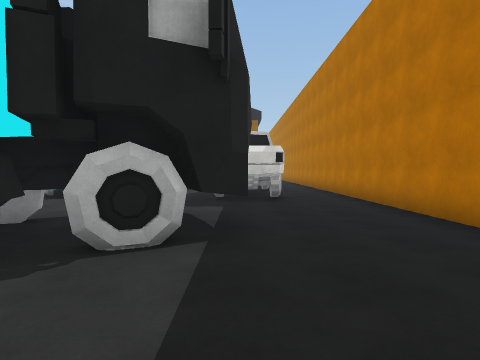
view 1 (above)

24 first-person views from a walk through a Unity game level. The camera is 1.5 m above the floor, tilts 2° down and sees 80° across. The floor is counted in squares, 2 m on a side. Each view is taken from the middle of a square. On the plan, view 1 faces up. The plan holds only what a view shows up to about 10 squares ahead; the rest is blank. The place goes on beyond the plan. Some surface patterns are stand-ins.

view 2
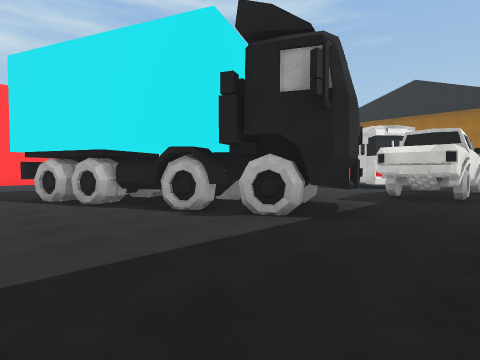

view 3
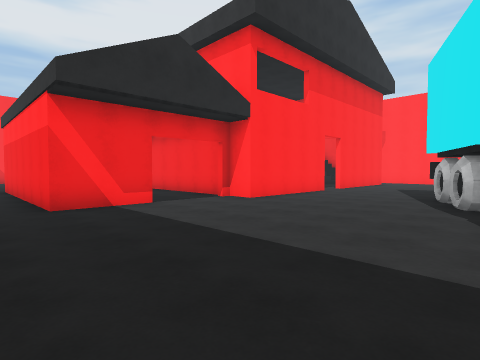

view 4
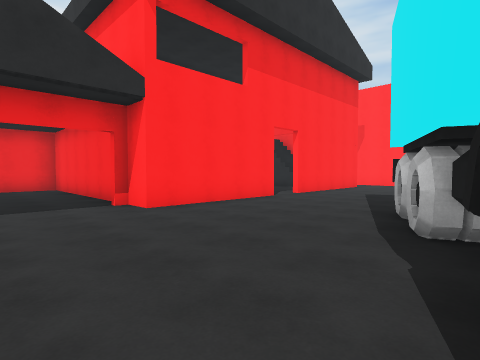

view 5
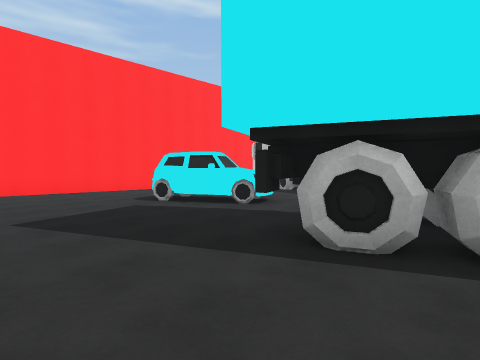

view 6
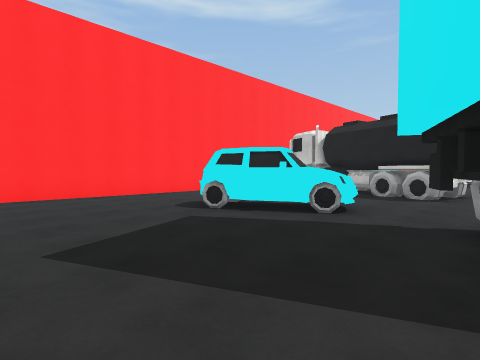

view 7
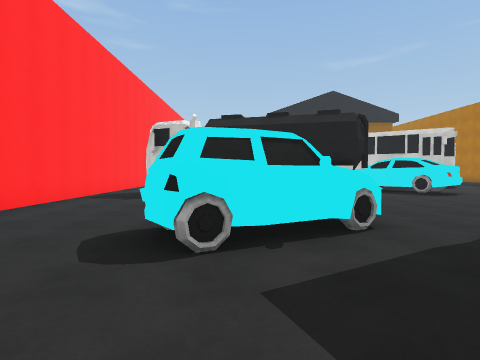

view 8
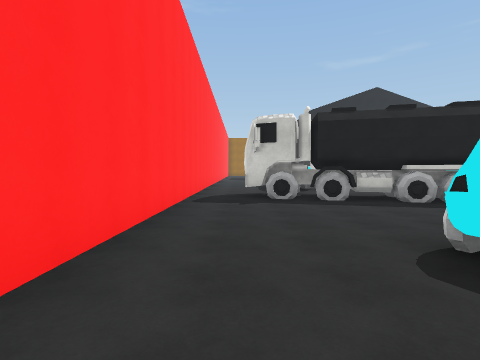

view 9
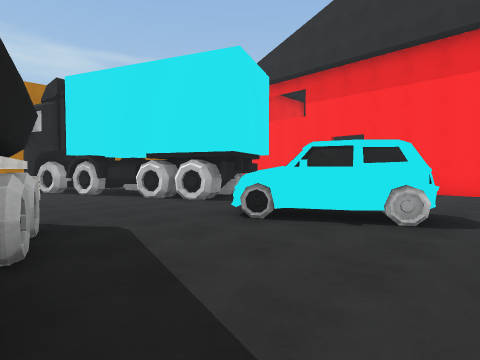

view 10
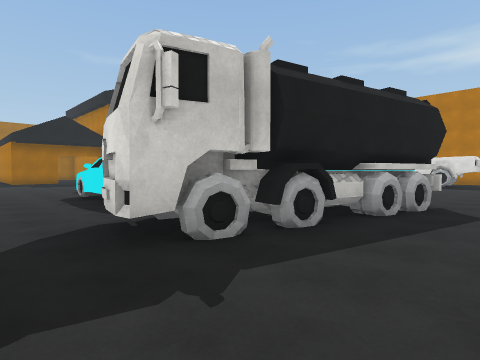

view 11
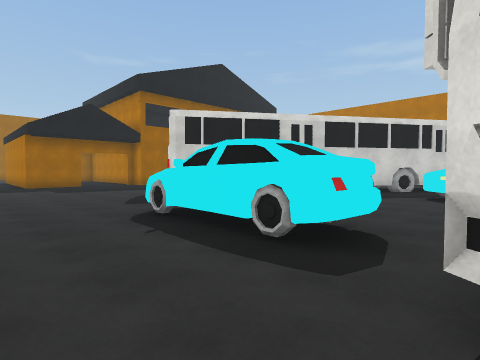

view 12
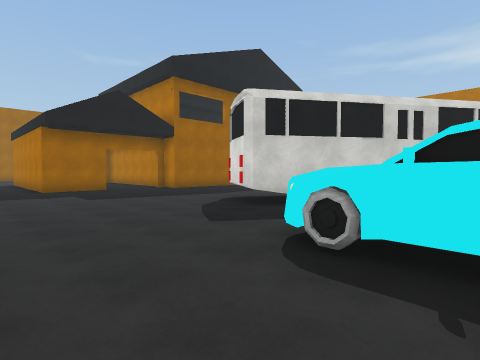

view 13
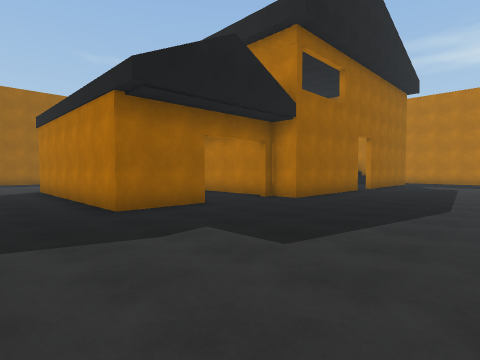

view 14
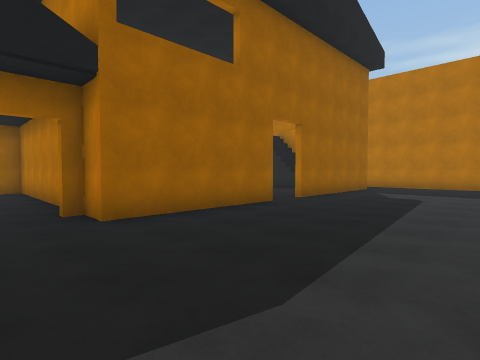

view 15
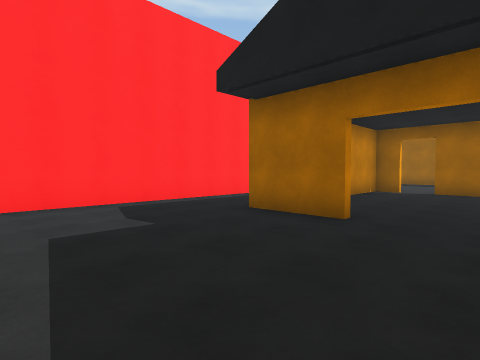

view 16
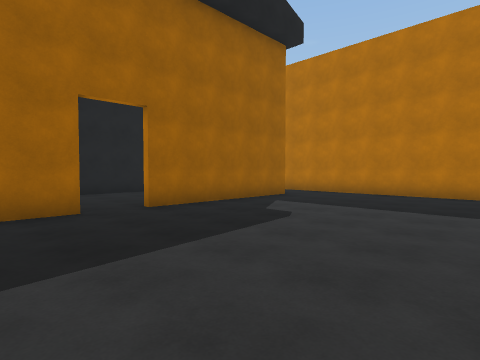

view 17
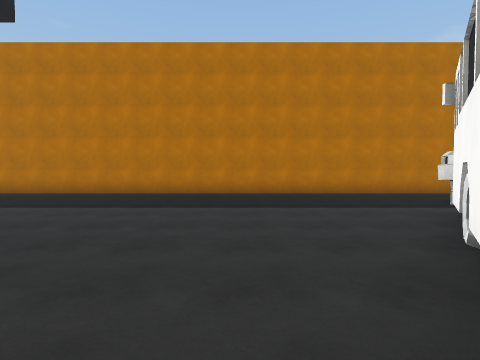

view 18
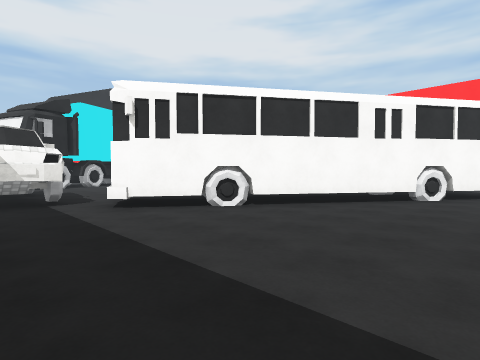

view 19
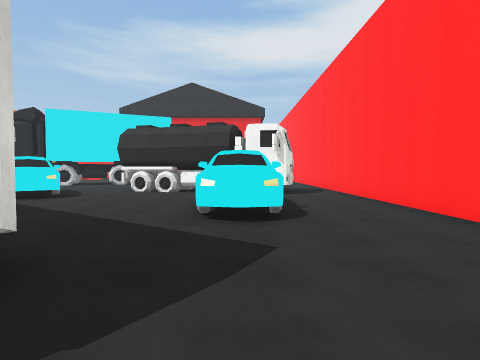

view 20
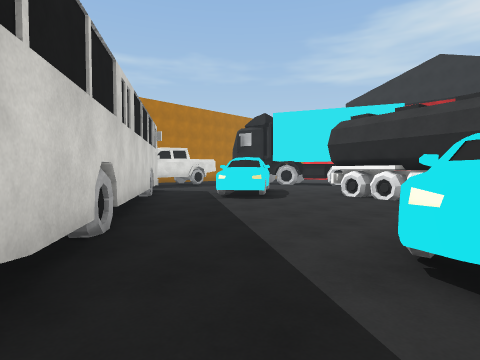

view 21
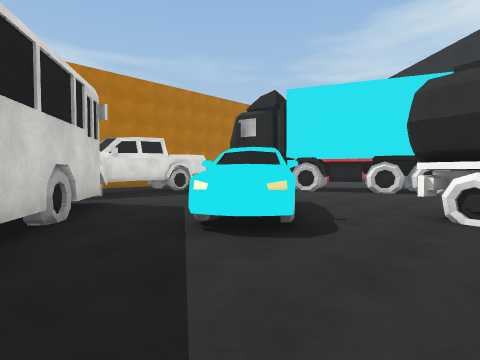

view 22
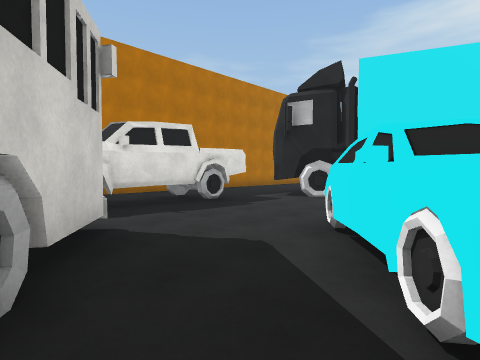

view 23
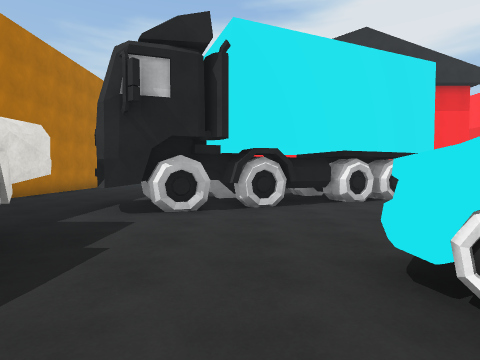

view 24
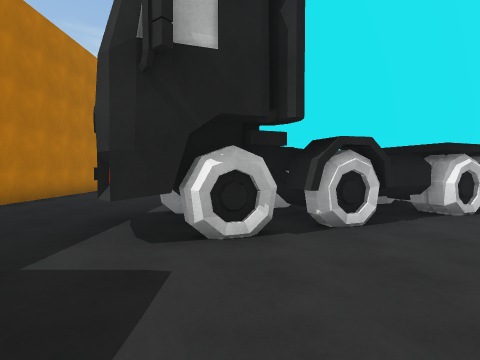

### Floor plan
Key: @ floor where view 1 was taken; # wall or solid block; x gap in a wall; . floor; ^ raised ledge; W wheel; T thing the floor can be seen under or through; R truck; O other object.
Columns run from 16 left of view 1 to 3 right of it. Each row starts with its distance up from view 1.
 30   ....
 29   .##x###
 28   .#....#
 27   .#....#
 26 # .#....#    ###
 25 #..#....#   ...
 24 #..#....#   ...    #
 23 #..###..#   ... ##.#
 22 #.......####.####..#
 21 #..................#
 20 #..................#
 19  ..................#
 18  ..................#
 17  .....###..........#
 16  .....###W.........#
 15  ......#W ##.......#
 14 #...O....####......#
 13 #...O.....###W#....#
 12 #...O.......W ##...#
 11 #...O.....^..##.##.#
 10 #...O....^##...W#O.#
  9 #..RR.....##....^#.#
  8 #.RRRRRRR..##..W#W.#
  7 #...RRRRR.......##.#
  6 #......R...........#
  5 #.............WT...#
  4 #.....O.....#WTTT..#
  3 #....OOO.W#W##TWT..#
  2 #...OOO.R####W.....#
  1 #........RWW.......#
  0 #...............@..#
 -1 #..................#
 -2     ...............#
 -3     ####.####......
 -4             #..###
 -5             #..  #
 -6             #..  #
 -7             #..  #
 -8             #..  #
 -9             #..  #
-10             ###  #

Where each view was taken, in squares from view 1:
view 1: 0 up, 0 right, facing up
view 2: 1 down, 2 right, facing up-left
view 3: 2 up, 2 right, facing down-left
view 4: 2 up, 1 left, facing down-left
view 5: 2 down, 5 left, facing up-left
view 6: 2 down, 7 left, facing up-left
view 7: 1 down, 11 left, facing up
view 8: 0 up, 14 left, facing up
view 9: 7 up, 13 left, facing down-right
view 10: 5 up, 15 left, facing up-right
view 11: 9 up, 15 left, facing up-right
view 12: 12 up, 15 left, facing up-right
view 13: 18 up, 15 left, facing up-right
view 14: 18 up, 10 left, facing up-right
view 15: 19 up, 9 left, facing up-left
view 16: 17 up, 6 left, facing up-right
view 17: 16 up, 6 left, facing right
view 18: 18 up, 1 right, facing down-left
view 19: 18 up, 12 left, facing down
view 20: 16 up, 12 left, facing down-right
view 21: 13 up, 9 left, facing down-right
view 22: 12 up, 6 left, facing down-right
view 23: 10 up, 3 left, facing down
view 24: 8 up, 2 left, facing down
